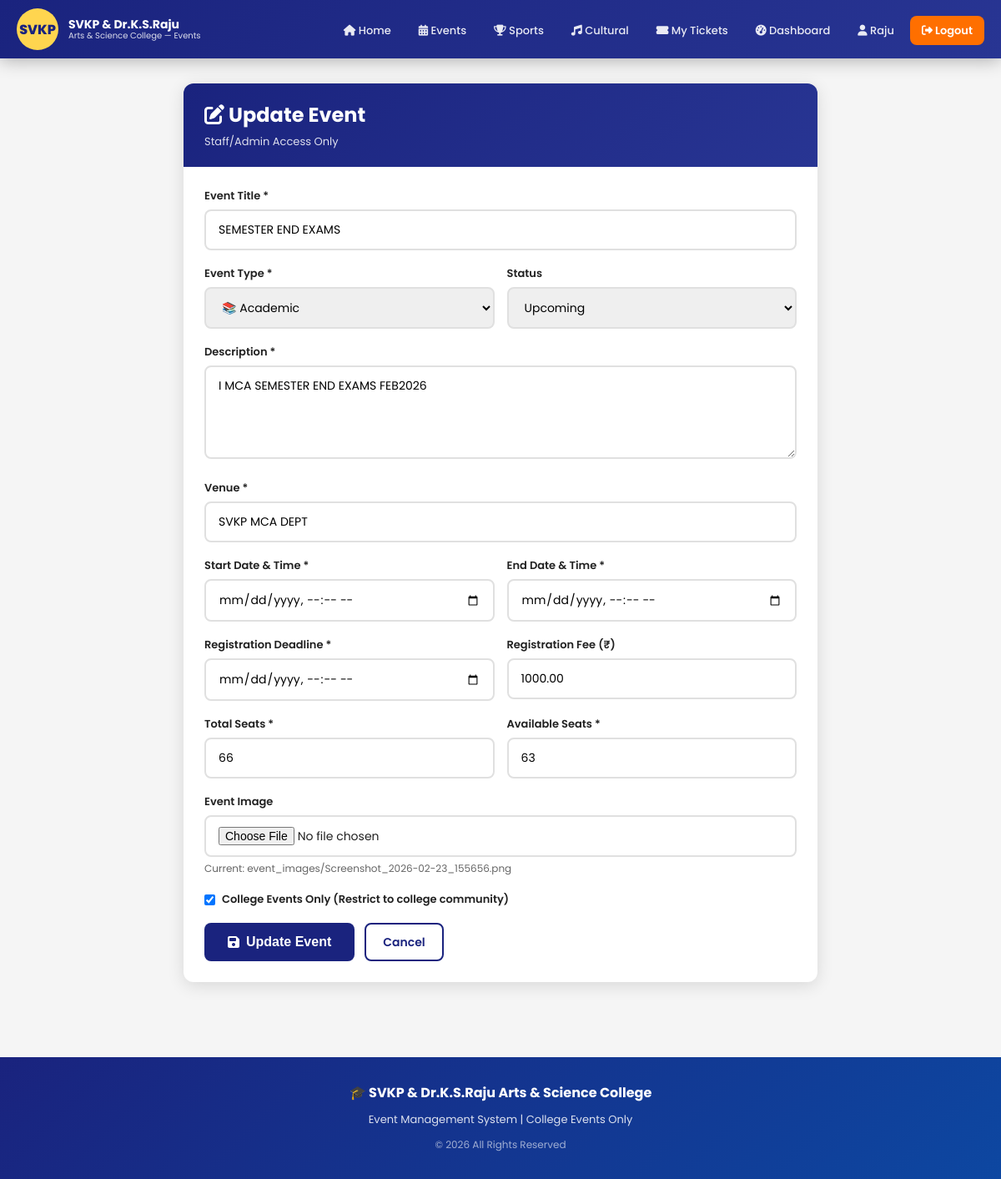
The page /events/2/update/ (signed in) on the database its author committed.
### accounts/models.py (models this page shows, shortened)
class CustomUser(AbstractUser):
    USER_TYPES = (
        ('student', 'Student'),
        ('staff', 'Staff'),
        ('other', 'Other'),
    )
    user_type = models.CharField(max_length=10, choices=USER_TYPES, default='other')
    phone = models.CharField(max_length=15, unique=True)
    roll_number = models.CharField(max_length=20, blank=True, null=True)  # for students
    department = models.CharField(max_length=100, blank=True, null=True)
    employee_id = models.CharField(max_length=20, blank=True, null=True)  # for staff
    is_email_verified = models.BooleanField(default=False)
    is_phone_verified = models.BooleanField(default=False)
    profile_pic = models.ImageField(upload_to='profiles/', blank=True, null=True)
    address = models.TextField(blank=True, null=True)
    created_at = models.DateTimeField(auto_now_add=True)
    class Meta:
        db_table = 'custom_users'

### events/models.py (models this page shows, shortened)
class Event(models.Model):
    EVENT_TYPES = (
        ('sports', 'Sports'),
        ('cultural', 'Cultural Activities'),
        ('academic', 'Academic'),
        ('technical', 'Technical'),
        ('other', 'Other Events'),
    )
    STATUS_CHOICES = (
        ('upcoming', 'Upcoming'),
        ('ongoing', 'Ongoing'),
        ('completed', 'Completed'),
        ('cancelled', 'Cancelled'),
    )
    title = models.CharField(max_length=200)
    event_type = models.CharField(max_length=20, choices=EVENT_TYPES)
    description = models.TextField()
    venue = models.CharField(max_length=200)
    start_date = models.DateTimeField()
    end_date = models.DateTimeField()
    registration_deadline = models.DateTimeField()
    total_seats = models.PositiveIntegerField()
    available_seats = models.PositiveIntegerField()
    fee = models.DecimalField(max_digits=10, decimal_places=2, default=0.00)
    image = models.ImageField(upload_to='event_images/', blank=True, null=True)
    status = models.CharField(max_length=15, choices=STATUS_CHOICES, default='upcoming')
    is_college_only = models.BooleanField(default=True, help_text='College events only')
    created_by = models.ForeignKey(
        settings.AUTH_USER_MODEL, on_delete=models.SET_NULL,
        null=True, related_name='created_events'
    )
    updated_by = models.ForeignKey(
        settings.AUTH_USER_MODEL, on_delete=models.SET_NULL,
        null=True, blank=True, related_name='updated_events'
    )
    created_at = models.DateTimeField(auto_now_add=True)
    updated_at = models.DateTimeField(auto_now=True)
    class Meta:
        db_table = 'events'
        ordering = ['-start_date']

### events/views.py (the view, shortened to what this page needs)
# urls.py: path('events/<int:pk>/update/', views.EventUpdateView.as_view(), name='event_update'),
@method_decorator(login_required, name='dispatch')
class EventUpdateView(View):
    def get(self, request, pk):
        if request.user.user_type not in ['staff'] and not request.user.is_superuser:
            messages.error(request, 'Only staff and admin can update events!')
            return redirect('events:home')
        event = get_object_or_404(Event, pk=pk)
        form = EventForm(instance=event)
        return render(request, 'events/event_form.html', {'form': form, 'action': 'Update', 'event': event})

### events/forms.py
class EventForm(forms.ModelForm):
    class Meta:
        model = Event
        fields = ['title', 'event_type', 'description', 'venue', 'start_date',
                  'end_date', 'registration_deadline', 'total_seats', 'available_seats',
                  'fee', 'image', 'status', 'is_college_only']
        widgets = {
            'start_date': forms.DateTimeInput(attrs={'type': 'datetime-local'}),
            'end_date': forms.DateTimeInput(attrs={'type': 'datetime-local'}),
            'registration_deadline': forms.DateTimeInput(attrs={'type': 'datetime-local'}),
            'description': forms.Textarea(attrs={'rows': 4}),
        }

### templates/events/event_form.html (shortened to what this page needs)
{% extends 'base/base.html' %}
{% block content %}
<div class="main-content" style="max-width:800px;">
    <div class="card">
        <div class="card-header">
            <h2><i class="fas fa-{% if action == 'Create' %}plus{% else %}edit{% endif %}"></i> {{ action }} Event</h2>
            <p style="opacity:0.85; font-size:13px; margin-top:5px;">Staff/Admin Access Only</p>
        </div>
        <div class="card-body">
            <form method="POST" enctype="multipart/form-data">
                <div class="form-group">
                    <label>Event Title *</label>
                    <input type="text" name="title" class="form-control" value="{{ form.title.value|default:'' }}" placeholder="Event title" required>
                </div>
                <div class="form-row">
                    <div class="form-group">
                        <label>Event Type *</label>
                        <select name="event_type" class="form-control">
                            <option value="academic" {% if form.event_type.value == 'academic' %}selected{% endif %}>📚 Academic</option>
                        </select>
                    </div>
                    <div class="form-group">
                        <label>Status</label>
                        <select name="status" class="form-control">
                            <option value="upcoming" {% if form.status.value == 'upcoming' %}selected{% endif %}>Upcoming</option>
                        </select>
                    </div>
                </div>
                <div class="form-group">
                    <label>Description *</label>
                    <textarea name="description" class="form-control" rows="4" placeholder="Event description...">{{ form.description.value|default:'' }}</textarea>
                </div>
                <div class="form-group">
                    <label>Venue *</label>
                    <input type="text" name="venue" class="form-control" value="{{ form.venue.value|default:'' }}" placeholder="Event venue" required>
                </div>
                <div class="form-row">
                    <div class="form-group">
                        <label>Start Date & Time *</label>
                        <input type="datetime-local" name="start_date" class="form-control" value="{{ form.start_date.value|default:'' }}" required>
                    </div>
                    <div class="form-group">
                        <label>End Date & Time *</label>
                        <input type="datetime-local" name="end_date" class="form-control" value="{{ form.end_date.value|default:'' }}" required>
                    </div>
                </div>
                <div class="form-row">
                    <div class="form-group">
                        <label>Registration Deadline *</label>
                        <input type="datetime-local" name="registration_deadline" class="form-control" value="{{ form.registration_deadline.value|default:'' }}" required>
                    </div>
                    <div class="form-group">
                        <label>Registration Fee (₹)</label>
                        <input type="number" name="fee" class="form-control" value="{{ form.fee.value|default:'0.00' }}" step="0.01" min="0">
                    </div>
                </div>
                <div class="form-row">
                    <div class="form-group">
                        <label>Total Seats *</label>
                        <input type="number" name="total_seats" class="form-control" value="{{ form.total_seats.value|default:'' }}" min="1" required>
                    </div>
                    <div class="form-group">
                        <label>Available Seats *</label>
                        <input type="number" name="available_seats" class="form-control" value="{{ form.available_seats.value|default:'' }}" min="0" required>
                    </div>
                </div>
                <div class="form-group">
                    <label>Event Image</label>
                    <input type="file" name="image" class="form-control" accept="image/*">
                    {% if form.image.value %}
                        <p style="font-size:12px; color:#666; margin-top:5px;">Current: {{ form.image.value }}</p>
                    {% endif %}
                </div>
                <div class="form-group">
                    <label style="display:flex; align-items:center; gap:8px; cursor:pointer;">
                        <input type="checkbox" name="is_college_only" {% if form.is_college_only.value %}checked{% endif %}>
                        <span>College Events Only (Restrict to college community)</span>
                    </label>
                </div>
                <div style="display:flex; gap:12px; flex-wrap:wrap; margin-top:10px;">
                    <button type="submit" class="btn btn-primary btn-lg">
                        <i class="fas fa-save"></i> {{ action }} Event
                    </button>
                    <a href="{% url 'events:home' %}" class="btn btn-outline">Cancel</a>
                </div>
            </form>
        </div>
    </div>
</div>
{% endblock %}

### templates/base/base.html (shortened to what this page needs)
<!DOCTYPE html>
<html lang="en">
<head>
    {% load static %}
    <link href="https://cdnjs.cloudflare.com/ajax/libs/font-awesome/6.4.0/css/all.min.css" rel="stylesheet">
</head>
<body>
    <nav class="navbar">
        <div class="navbar-inner">
            <a href="{% url 'events:home' %}" class="navbar-brand">
                <div class="college-logo">SVKP</div>
                <div class="college-name">
                    <div class="main">SVKP & Dr.K.S.Raju</div>
                    <div class="sub">Arts & Science College — Events</div>
                </div>
            </a>
            <ul class="nav-links">
                <li><a href="{% url 'events:home' %}"><i class="fas fa-home"></i> Home</a></li>
                <li><a href="{% url 'events:event_list' %}"><i class="fas fa-calendar-alt"></i> Events</a></li>
                <li><a href="{% url 'events:event_list' %}?type=sports"><i class="fas fa-trophy"></i> Sports</a></li>
                <li><a href="{% url 'events:event_list' %}?type=cultural"><i class="fas fa-music"></i> Cultural</a></li>
                {% if user.is_authenticated %}
                    <li><a href="{% url 'events:my_registrations' %}"><i class="fas fa-ticket-alt"></i> My Tickets</a></li>
                    {% if user.user_type == 'staff' or user.is_superuser %}
                        <li><a href="{% url 'events:staff_dashboard' %}"><i class="fas fa-tachometer-alt"></i> Dashboard</a></li>
                    {% endif %}
                    <li><a href="{% url 'accounts:profile' %}"><i class="fas fa-user"></i> {{ user.first_name }}</a></li>
                    <li><a href="{% url 'accounts:logout' %}" class="btn-accent"><i class="fas fa-sign-out-alt"></i> Logout</a></li>
                {% else %}
                    <li><a href="{% url 'accounts:login' %}"><i class="fas fa-sign-in-alt"></i> Login</a></li>
                    <li><a href="{% url 'accounts:register_choice' %}" class="btn-accent"><i class="fas fa-user-plus"></i> Register</a></li>
                {% endif %}
            </ul>
        </div>
    </nav>
    {% block content %}{% endblock %}
    <footer>
        <div class="footer-title">🎓 SVKP & Dr.K.S.Raju Arts & Science College</div>
        <p>Event Management System | College Events Only</p>
        <p style="margin-top:8px; font-size:12px; opacity:0.7;">© 2026 All Rights Reserved</p>
    </footer>
</body>
</html>

### templates/base/base.html (style rules this page uses)
:root { --primary: #1a237e; --primary-light: #283593; --secondary: #ff6f00; --accent: #ffd54f; --white: #ffffff; --light-bg: #f5f5f5; --text-dark: #212121; --text-muted: #757575; --success: #2e7d32; --danger: #c62828; --warning: #f9a825; --border-radius: 12px; --shadow: 0 4px 20px rgba(0,0,0,0.12); --shadow-lg: 0 8px 40px rgba(0,0,0,0.15); }
* { margin: 0; padding: 0; box-sizing: border-box; }
body { font-family: 'Poppins', sans-serif; background: var(--light-bg); color: var(--text-dark); }
.navbar { background: linear-gradient(135deg, var(--primary) 0%, var(--primary-light) 100%); padding: 0 20px; position: sticky; top: 0; z-index: 1000; box-shadow: 0 2px 20px rgba(0,0,0,0.3); }
.navbar-inner { max-width: 1200px; margin: 0 auto; display: flex; align-items: center; justify-content: space-between; height: 70px; }
.navbar-brand { display: flex; align-items: center; gap: 12px; text-decoration: none; }
.college-logo { width: 50px; height: 50px; background: var(--accent); border-radius: 50%; display: flex; align-items: center; justify-content: center; font-weight: 800; color: var(--primary); font-size: 16px; }
.college-name { color: white; line-height: 1.2; }
.college-name .main { font-size: 14px; font-weight: 700; }
.college-name .sub { font-size: 10px; opacity: 0.85; }
.nav-links { display: flex; align-items: center; gap: 5px; list-style: none; }
.nav-links a { color: rgba(255,255,255,0.9); text-decoration: none; padding: 8px 14px; border-radius: 8px; font-size: 13px; font-weight: 500; transition: all 0.2s; }
.nav-links .btn-accent { background: var(--secondary); color: white !important; font-weight: 600; }
.main-content { max-width: 1200px; margin: 0 auto; padding: 30px 20px; }
.card { background: white; border-radius: var(--border-radius); box-shadow: var(--shadow); overflow: hidden; }
.card-header { background: linear-gradient(135deg, var(--primary), var(--primary-light)); color: white; padding: 20px 25px; }
.card-body { padding: 25px; }
.btn { display: inline-flex; align-items: center; gap: 8px; padding: 10px 20px; border-radius: 8px; font-size: 14px; font-weight: 600; cursor: pointer; border: none; text-decoration: none; transition: all 0.2s; }
.btn-primary { background: var(--primary); color: white; }
.btn-outline { background: transparent; border: 2px solid var(--primary); color: var(--primary); }
.btn-lg { padding: 14px 28px; font-size: 16px; }
.form-group { margin-bottom: 18px; }
.form-group label { display: block; margin-bottom: 6px; font-weight: 600; font-size: 13px; color: var(--text-dark); }
.form-control { width: 100%; padding: 12px 15px; border: 2px solid #e0e0e0; border-radius: 8px; font-size: 14px; font-family: 'Poppins', sans-serif; transition: border-color 0.2s; outline: none; }
textarea.form-control { resize: vertical; min-height: 80px; }
.form-row { display: grid; grid-template-columns: 1fr 1fr; gap: 15px; }
footer { background: linear-gradient(135deg, var(--primary) 0%, #0d47a1 100%); color: rgba(255,255,255,0.85); text-align: center; padding: 30px 20px; margin-top: 60px; }
footer .footer-title { color: white; font-size: 16px; font-weight: 700; margin-bottom: 8px; }
footer p { font-size: 13px; line-height: 1.8; }

### rows shown on the page
CustomUser: first_name "Raju"
Event: title "SEMESTER END EXAMS", event_type "📚 Academic", status "Upcoming", description "I MCA SEMESTER END EXAMS FEB2026", venue "SVKP MCA DEPT", fee "1000.00", image.value "event_images/Screenshot_2026-02-23_155656.png"

### other values the page prints
{{ action }} "Update"
